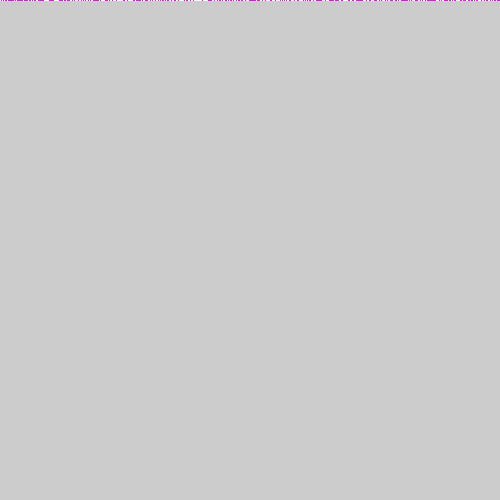
Frame 1 (no input)
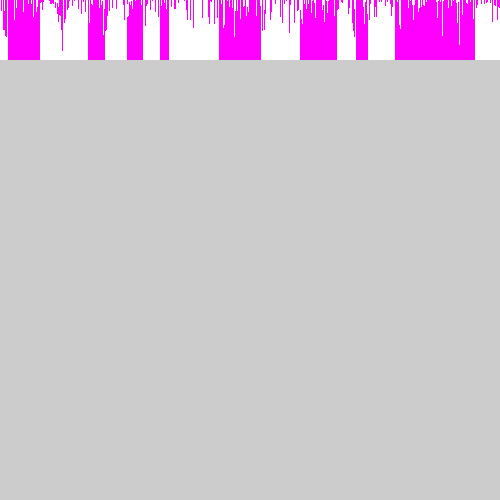
Frame 60 (the mouse pressed at the canvas centre just before this capture)
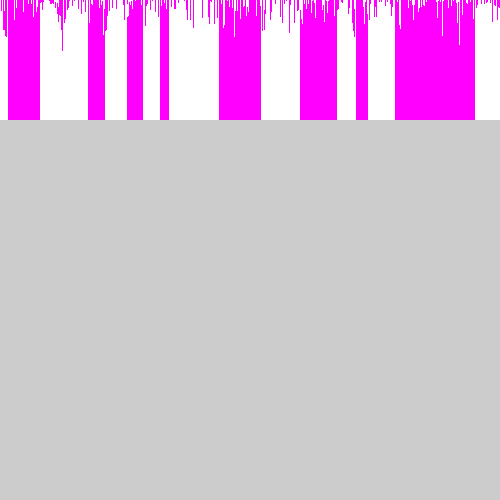
Frame 120 (the mouse held since frame 60 and released just before this capture)

The Processing sketch that drew these frames (run headless with seeded random() and noise(); from frame 60 on, the mouse is pressed at the canvas centre):

// Processing sketch: asynchronic1DsocialImpRad
// ── asynchronic1DsocialImpRad.pde
/// "Voter model with RADIUS." <=> "R*2 Neighbors Social Impact": 
/// One-dimensional, asynchronous cellular automaton
//=///////////////////////////////////////////////////////////////

final int WorldSize=500; // How many cells do we want?
final int NeiRadius=7;   // Neighborhood radius

final int MCD=10; // Monte Carlo step divider
final int FR=100; // Expected speed of the simulation

int[] World=new int[WorldSize]; // We create an array of the "world"

void densityInit(float Dens)
{
  for(int i=0;i<WorldSize;i++)
    if(random(1.0)<Dens)
      World[i]=1;
    else
      World[i]=0;
}

void setup()
{
  size(500,500); // The window is more vertical than horizontal
  frameRate(FR); // Expected speed of the simulation
  noSmooth();    // Antialiasing is unnecessary for cellular automata
  // Initialisation:
  densityInit(0.5);
}

void Visualisation3()
{
  for(int i=0;i<WorldSize;i++)
  {                               
    if(World[i]>0) stroke(255,0,255); // Non-zero cells are magenta
    else           stroke(255); // Zero cells are white
    point(i,t); // State of the 'i' cell of the automaton at time 't'
  }
}

void Visualisation2()
{
  for(int i=0;i<WorldSize;i++)
  {                               
    if(World[i]>0) stroke(0,255,128); // Non-zero cells are green
    else           stroke(0); // Zero cells are black
    line(i,t,i,height); // State of the 'i' cell of the automaton at time 't'
  }
}

int t=0; // Time counter, i.e. steps/generations/years

void draw() // modifies global t
{
  if(t>height) // Is it off screen?
    return; // We use "emergency exit" because there is nothing to draw 
 
  Visualisation3();
  
  // Monte Carlo or part of Monte Carlo step
  int N=WorldSize/MCD; 
  for(int j=0;j<N;j++)
  {
     int i=int(random(WorldSize));
     int cou0 = 0; // counter of 0 state neighbors
     int cou1 = 0; // counter of 1 state neighbors
     
     for(int r=1;r<=NeiRadius;r++)
     {
       // Calculation of neighbors' indices taking into account the "boundary conditions" 
       int right = (i+r) % WorldSize;
       int  left = (WorldSize+i-r) % WorldSize;

       if(World[left]==0) cou0++; // Is the left neighbor not zero?
       else cou1++; 
       
       if(World[right]==0) cou0++; // Is the right neighbor not zero?
       else cou1++;
     } 
 
     if(World[i]==0) cou0++; // What about me?
     else cou1++;
     
     // Central cell assumes a state more common in its environment
     if(cou0>cou1) World[i]=0;
     else  World[i]=1;
  } 
  t++; // The next generation/step/year.
}

 
/// @date 2026-10-07 ( → https://github.com/borkowsk/bookProcessingEN)
